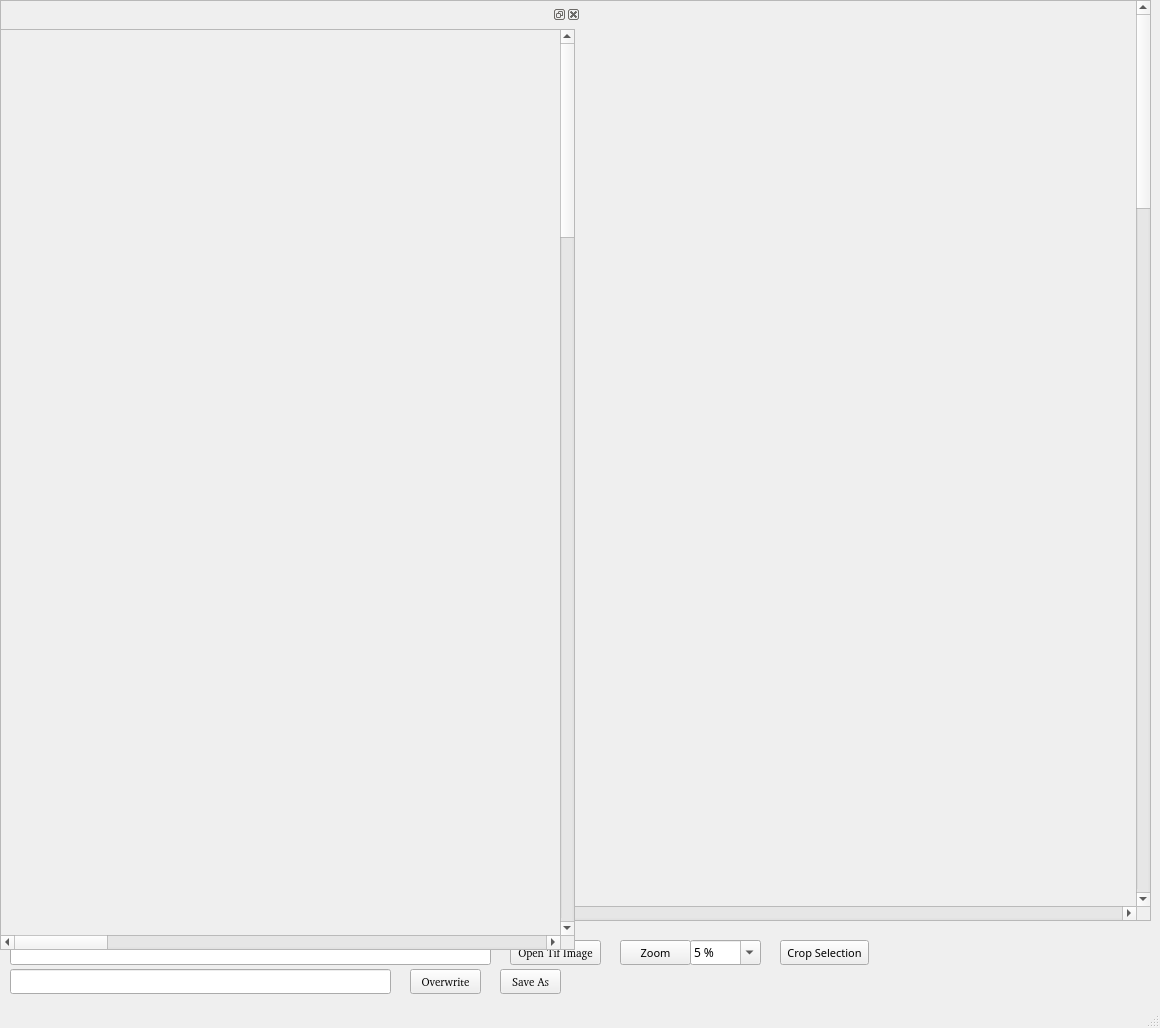
<?xml version="1.0" encoding="UTF-8"?>
<ui version="4.0">
 <class>MainWindow</class>
 <widget class="QMainWindow" name="MainWindow">
  <property name="geometry">
   <rect>
    <x>0</x>
    <y>0</y>
    <width>1160</width>
    <height>1028</height>
   </rect>
  </property>
  <property name="font">
   <font>
    <family>FROMVS</family>
   </font>
  </property>
  <property name="mouseTracking">
   <bool>false</bool>
  </property>
  <property name="windowTitle">
   <string>Crop Tif Image</string>
  </property>
  <property name="windowIcon">
   <iconset>
    <normaloff>:/Icons/image-crop.png</normaloff>:/Icons/image-crop.png</iconset>
  </property>
  <property name="inputMethodHints">
   <set>Qt::ImhNone</set>
  </property>
  <widget class="QWidget" name="centralwidget">
   <property name="mouseTracking">
    <bool>false</bool>
   </property>
   <widget class="QScrollArea" name="ImagescrollArea">
    <property name="geometry">
     <rect>
      <x>0</x>
      <y>0</y>
      <width>1151</width>
      <height>921</height>
     </rect>
    </property>
    <property name="sizePolicy">
     <sizepolicy hsizetype="Preferred" vsizetype="Preferred">
      <horstretch>0</horstretch>
      <verstretch>0</verstretch>
     </sizepolicy>
    </property>
    <property name="minimumSize">
     <size>
      <width>500</width>
      <height>700</height>
     </size>
    </property>
    <property name="mouseTracking">
     <bool>true</bool>
    </property>
    <property name="verticalScrollBarPolicy">
     <enum>Qt::ScrollBarAlwaysOn</enum>
    </property>
    <property name="horizontalScrollBarPolicy">
     <enum>Qt::ScrollBarAlwaysOn</enum>
    </property>
    <property name="sizeAdjustPolicy">
     <enum>QAbstractScrollArea::AdjustToContents</enum>
    </property>
    <property name="widgetResizable">
     <bool>true</bool>
    </property>
    <property name="alignment">
     <set>Qt::AlignLeading|Qt::AlignLeft|Qt::AlignTop</set>
    </property>
    <widget class="QWidget" name="ImagescrollAreaWidgetContents">
     <property name="geometry">
      <rect>
       <x>0</x>
       <y>0</y>
       <width>6400</width>
       <height>9600</height>
      </rect>
     </property>
     <property name="sizePolicy">
      <sizepolicy hsizetype="Preferred" vsizetype="Preferred">
       <horstretch>0</horstretch>
       <verstretch>0</verstretch>
      </sizepolicy>
     </property>
     <property name="minimumSize">
      <size>
       <width>6400</width>
       <height>9600</height>
      </size>
     </property>
     <property name="sizeIncrement">
      <size>
       <width>0</width>
       <height>0</height>
      </size>
     </property>
     <property name="baseSize">
      <size>
       <width>6800</width>
       <height>2200</height>
      </size>
     </property>
     <property name="mouseTracking">
      <bool>false</bool>
     </property>
     <widget class="QLabel" name="Image">
      <property name="geometry">
       <rect>
        <x>0</x>
        <y>0</y>
        <width>6800</width>
        <height>9600</height>
       </rect>
      </property>
      <property name="sizePolicy">
       <sizepolicy hsizetype="Preferred" vsizetype="Preferred">
        <horstretch>0</horstretch>
        <verstretch>0</verstretch>
       </sizepolicy>
      </property>
      <property name="minimumSize">
       <size>
        <width>6400</width>
        <height>9600</height>
       </size>
      </property>
      <property name="baseSize">
       <size>
        <width>6800</width>
        <height>2200</height>
       </size>
      </property>
      <property name="mouseTracking">
       <bool>false</bool>
      </property>
      <property name="text">
       <string/>
      </property>
      <property name="pixmap">
       <pixmap>../../../../../../../../../../../../../../../../../../.designer/Images/Greek/jpg_desk_greek/greek_book_40_Matthew/greek1516_Page_012.jpg</pixmap>
      </property>
      <property name="alignment">
       <set>Qt::AlignLeading|Qt::AlignLeft|Qt::AlignTop</set>
      </property>
     </widget>
    </widget>
   </widget>
   <widget class="QLineEdit" name="ImageLe">
    <property name="geometry">
     <rect>
      <x>10</x>
      <y>940</y>
      <width>481</width>
      <height>25</height>
     </rect>
    </property>
    <property name="mouseTracking">
     <bool>false</bool>
    </property>
   </widget>
   <widget class="QPushButton" name="OpenImageFilebutton">
    <property name="geometry">
     <rect>
      <x>510</x>
      <y>940</y>
      <width>91</width>
      <height>25</height>
     </rect>
    </property>
    <property name="font">
     <font>
      <family>FROMVS [MAXR]</family>
      <pointsize>8</pointsize>
     </font>
    </property>
    <property name="text">
     <string>Open Tif Image</string>
    </property>
    <property name="icon">
     <iconset resource="../UI_Icons.qrc">
      <normaloff>:/Icons/Icons/tiff-file.png</normaloff>:/Icons/Icons/tiff-file.png</iconset>
    </property>
   </widget>
   <widget class="QPushButton" name="Cropbutton">
    <property name="geometry">
     <rect>
      <x>780</x>
      <y>940</y>
      <width>89</width>
      <height>25</height>
     </rect>
    </property>
    <property name="font">
     <font>
      <family>FROMVS</family>
      <pointsize>8</pointsize>
     </font>
    </property>
    <property name="text">
     <string>Crop Selection</string>
    </property>
    <property name="icon">
     <iconset>
      <normaloff>:/Icons/image-crop.png</normaloff>:/Icons/image-crop.png</iconset>
    </property>
   </widget>
   <widget class="QComboBox" name="ZoomComboBox">
    <property name="geometry">
     <rect>
      <x>690</x>
      <y>940</y>
      <width>71</width>
      <height>25</height>
     </rect>
    </property>
    <property name="sizePolicy">
     <sizepolicy hsizetype="Preferred" vsizetype="Preferred">
      <horstretch>0</horstretch>
      <verstretch>0</verstretch>
     </sizepolicy>
    </property>
    <property name="inputMethodHints">
     <set>Qt::ImhNone</set>
    </property>
    <property name="editable">
     <bool>true</bool>
    </property>
    <property name="currentText">
     <string>5 %</string>
    </property>
    <property name="insertPolicy">
     <enum>QComboBox::NoInsert</enum>
    </property>
    <item>
     <property name="text">
      <string>5 %</string>
     </property>
    </item>
    <item>
     <property name="text">
      <string>10 %</string>
     </property>
    </item>
    <item>
     <property name="text">
      <string>25 %</string>
     </property>
    </item>
    <item>
     <property name="text">
      <string>50 %</string>
     </property>
    </item>
    <item>
     <property name="text">
      <string>100 %</string>
     </property>
    </item>
    <item>
     <property name="text">
      <string>200 %</string>
     </property>
    </item>
   </widget>
   <widget class="QPushButton" name="Zoombutton">
    <property name="geometry">
     <rect>
      <x>620</x>
      <y>940</y>
      <width>71</width>
      <height>25</height>
     </rect>
    </property>
    <property name="font">
     <font>
      <pointsize>8</pointsize>
     </font>
    </property>
    <property name="text">
     <string>Zoom</string>
    </property>
    <property name="icon">
     <iconset>
      <normaloff>:/Icons/Magnifying Glass.png</normaloff>:/Icons/Magnifying Glass.png</iconset>
    </property>
   </widget>
   <widget class="QDockWidget" name="CroppedWidget">
    <property name="geometry">
     <rect>
      <x>0</x>
      <y>0</y>
      <width>581</width>
      <height>1006</height>
     </rect>
    </property>
    <property name="minimumSize">
     <size>
      <width>581</width>
      <height>1006</height>
     </size>
    </property>
    <property name="font">
     <font>
      <pointsize>14</pointsize>
     </font>
    </property>
    <property name="mouseTracking">
     <bool>true</bool>
    </property>
    <property name="floating">
     <bool>true</bool>
    </property>
    <property name="features">
     <set>QDockWidget::AllDockWidgetFeatures</set>
    </property>
    <property name="windowTitle">
     <string notr="true"/>
    </property>
    <widget class="QWidget" name="CroppedWidgetContents">
     <property name="minimumSize">
      <size>
       <width>580</width>
       <height>984</height>
      </size>
     </property>
     <property name="mouseTracking">
      <bool>true</bool>
     </property>
     <widget class="QScrollArea" name="CroppedscrollArea">
      <property name="geometry">
       <rect>
        <x>0</x>
        <y>0</y>
        <width>575</width>
        <height>921</height>
       </rect>
      </property>
      <property name="minimumSize">
       <size>
        <width>500</width>
        <height>700</height>
       </size>
      </property>
      <property name="font">
       <font>
        <pointsize>11</pointsize>
       </font>
      </property>
      <property name="mouseTracking">
       <bool>true</bool>
      </property>
      <property name="widgetResizable">
       <bool>true</bool>
      </property>
      <property name="alignment">
       <set>Qt::AlignLeading|Qt::AlignLeft|Qt::AlignTop</set>
      </property>
      <widget class="QWidget" name="CroppedscrollAreaWidgetContents">
       <property name="geometry">
        <rect>
         <x>0</x>
         <y>0</y>
         <width>3200</width>
         <height>4800</height>
        </rect>
       </property>
       <property name="minimumSize">
        <size>
         <width>3200</width>
         <height>4800</height>
        </size>
       </property>
       <property name="mouseTracking">
        <bool>false</bool>
       </property>
       <widget class="QLabel" name="Cropped">
        <property name="geometry">
         <rect>
          <x>0</x>
          <y>0</y>
          <width>3200</width>
          <height>4800</height>
         </rect>
        </property>
        <property name="minimumSize">
         <size>
          <width>3200</width>
          <height>4800</height>
         </size>
        </property>
        <property name="mouseTracking">
         <bool>false</bool>
        </property>
        <property name="text">
         <string>TextLabel</string>
        </property>
       </widget>
      </widget>
     </widget>
     <widget class="QPushButton" name="SaveCroppedImgAsbutton">
      <property name="geometry">
       <rect>
        <x>500</x>
        <y>940</y>
        <width>61</width>
        <height>25</height>
       </rect>
      </property>
      <property name="font">
       <font>
        <family>FROMVS [MAXR]</family>
        <pointsize>8</pointsize>
       </font>
      </property>
      <property name="text">
       <string>Save As</string>
      </property>
      <property name="icon">
       <iconset resource="../UI_Icons.qrc">
        <normaloff>:/Icons/Icons/disk-rename.png</normaloff>:/Icons/Icons/disk-rename.png</iconset>
      </property>
     </widget>
     <widget class="QPushButton" name="SaveCroppedImgbutton">
      <property name="geometry">
       <rect>
        <x>410</x>
        <y>940</y>
        <width>71</width>
        <height>25</height>
       </rect>
      </property>
      <property name="font">
       <font>
        <family>FROMVS [MAXR]</family>
        <pointsize>8</pointsize>
       </font>
      </property>
      <property name="text">
       <string>Overwrite</string>
      </property>
      <property name="icon">
       <iconset resource="../UI_Icons.qrc">
        <normaloff>:/Icons/Icons/disk.png</normaloff>:/Icons/Icons/disk.png</iconset>
      </property>
     </widget>
     <widget class="QLineEdit" name="CroppedLe">
      <property name="geometry">
       <rect>
        <x>10</x>
        <y>940</y>
        <width>381</width>
        <height>25</height>
       </rect>
      </property>
      <property name="font">
       <font>
        <pointsize>11</pointsize>
       </font>
      </property>
      <property name="mouseTracking">
       <bool>false</bool>
      </property>
     </widget>
    </widget>
   </widget>
  </widget>
  <widget class="QStatusBar" name="statusbar"/>
 </widget>
 <resources>
  <include location="../UI_Icons.qrc"/>
 </resources>
 <connections/>
</ui>
